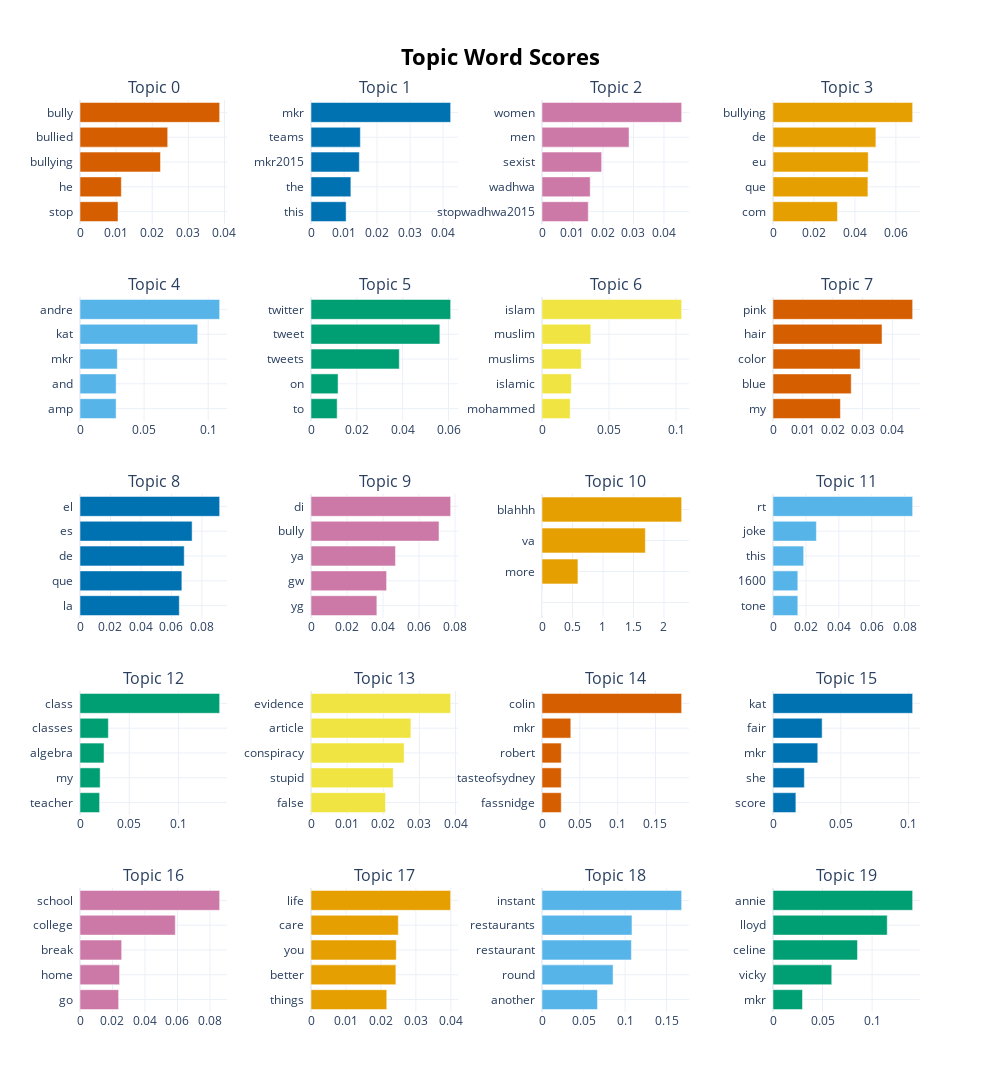

The code cell stored with this chart in its notebook:
### Code cell
topic_models[0].visualize_barchart(top_n_topics=20)

### Figure 1 — Plotly figure (JSON) as saved in the notebook; plotly's stock layout.template omitted (floating-point values rounded to 4 significant figures)
{"data": [{"marker": {"color": "#D55E00"}, "orientation": "h", "type": "bar", "x": [0.01052, 0.01144, 0.02229, 0.02428, 0.03866], "xaxis": "x", "y": ["stop  ", "he  ", "bullying  ", "bullied  ", "bully  "], "yaxis": "y"}, {"marker": {"color": "#0072B2"}, "orientation": "h", "type": "bar", "x": [0.01064, 0.01208, 0.01463, 0.01495, 0.04228], "xaxis": "x2", "y": ["this  ", "the  ", "mkr2015  ", "teams  ", "mkr  "], "yaxis": "y2"}, {"marker": {"color": "#CC79A7"}, "orientation": "h", "type": "bar", "x": [0.01518, 0.01581, 0.01956, 0.02855, 0.0458], "xaxis": "x3", "y": ["stopwadhwa2015  ", "wadhwa  ", "sexist  ", "men  ", "women  "], "yaxis": "y3"}, {"marker": {"color": "#E69F00"}, "orientation": "h", "type": "bar", "x": [0.03147, 0.04634, 0.0465, 0.05024, 0.06818], "xaxis": "x4", "y": ["com  ", "que  ", "eu  ", "de  ", "bullying  "], "yaxis": "y4"}, {"marker": {"color": "#56B4E9"}, "orientation": "h", "type": "bar", "x": [0.02818, 0.02819, 0.02911, 0.09183, 0.1089], "xaxis": "x5", "y": ["amp  ", "and  ", "mkr  ", "kat  ", "andre  "], "yaxis": "y5"}, {"marker": {"color": "#009E73"}, "orientation": "h", "type": "bar", "x": [0.01142, 0.01181, 0.03852, 0.05622, 0.06093], "xaxis": "x6", "y": ["to  ", "on  ", "tweets  ", "tweet  ", "twitter  "], "yaxis": "y6"}, {"marker": {"color": "#F0E442"}, "orientation": "h", "type": "bar", "x": [0.02104, 0.02194, 0.02933, 0.03642, 0.1042], "xaxis": "x7", "y": ["mohammed  ", "islamic  ", "muslims  ", "muslim  ", "islam  "], "yaxis": "y7"}, {"marker": {"color": "#D55E00"}, "orientation": "h", "type": "bar", "x": [0.0226, 0.02622, 0.02923, 0.03654, 0.04681], "xaxis": "x8", "y": ["my  ", "blue  ", "color  ", "hair  ", "pink  "], "yaxis": "y8"}, {"marker": {"color": "#0072B2"}, "orientation": "h", "type": "bar", "x": [0.06517, 0.06686, 0.0684, 0.07359, 0.09166], "xaxis": "x9", "y": ["la  ", "que  ", "de  ", "es  ", "el  "], "yaxis": "y9"}, {"marker": {"color": "#CC79A7"}, "orientation": "h", "type": "bar", "x": [0.03657, 0.04198, 0.04691, 0.07109, 0.07755], "xaxis": "x10", "y": ["yg  ", "gw  ", "ya  ", "bully  ", "di  "], "yaxis": "y10"}, {"marker": {"color": "#E69F00"}, "orientation": "h", "type": "bar", "x": [1e-05, 1e-05, 0.5893, 1.694, 2.29], "xaxis": "x11", "y": ["  ", "  ", "more  ", "va  ", "blahhh  "], "yaxis": "y11"}, {"marker": {"color": "#56B4E9"}, "orientation": "h", "type": "bar", "x": [0.01507, 0.01507, 0.01862, 0.02635, 0.0848], "xaxis": "x12", "y": ["tone  ", "1600  ", "this  ", "joke  ", "rt  "], "yaxis": "y12"}, {"marker": {"color": "#009E73"}, "orientation": "h", "type": "bar", "x": [0.0199, 0.02045, 0.02436, 0.02875, 0.1416], "xaxis": "x13", "y": ["teacher  ", "my  ", "algebra  ", "classes  ", "class  "], "yaxis": "y13"}, {"marker": {"color": "#F0E442"}, "orientation": "h", "type": "bar", "x": [0.02061, 0.02276, 0.02577, 0.02764, 0.03864], "xaxis": "x14", "y": ["false  ", "stupid  ", "conspiracy  ", "article  ", "evidence  "], "yaxis": "y14"}, {"marker": {"color": "#D55E00"}, "orientation": "h", "type": "bar", "x": [0.02546, 0.02546, 0.0255, 0.03808, 0.1846], "xaxis": "x15", "y": ["fassnidge  ", "tasteofsydney  ", "robert  ", "mkr  ", "colin  "], "yaxis": "y15"}, {"marker": {"color": "#0072B2"}, "orientation": "h", "type": "bar", "x": [0.01687, 0.02312, 0.03301, 0.03623, 0.103], "xaxis": "x16", "y": ["score  ", "she  ", "mkr  ", "fair  ", "kat  "], "yaxis": "y16"}, {"marker": {"color": "#CC79A7"}, "orientation": "h", "type": "bar", "x": [0.02379, 0.02437, 0.02564, 0.05867, 0.08597], "xaxis": "x17", "y": ["go  ", "home  ", "break  ", "college  ", "school  "], "yaxis": "y17"}, {"marker": {"color": "#E69F00"}, "orientation": "h", "type": "bar", "x": [0.02168, 0.02429, 0.0244, 0.02498, 0.03995], "xaxis": "x18", "y": ["things  ", "better  ", "you  ", "care  ", "life  "], "yaxis": "y18"}, {"marker": {"color": "#56B4E9"}, "orientation": "h", "type": "bar", "x": [0.06673, 0.08553, 0.1076, 0.1083, 0.168], "xaxis": "x19", "y": ["another  ", "round  ", "restaurant  ", "restaurants  ", "instant  "], "yaxis": "y19"}, {"marker": {"color": "#009E73"}, "orientation": "h", "type": "bar", "x": [0.02976, 0.05928, 0.08524, 0.1153, 0.1409], "xaxis": "x20", "y": ["mkr  ", "vicky  ", "celine  ", "lloyd  ", "annie  "], "yaxis": "y20"}], "layout": {"annotations": [{"font": {"size": 16}, "showarrow": false, "text": "Topic 0", "x": 0.0875, "xanchor": "center", "xref": "paper", "y": 1.0, "yanchor": "bottom", "yref": "paper"}, {"font": {"size": 16}, "showarrow": false, "text": "Topic 1", "x": 0.3625, "xanchor": "center", "xref": "paper", "y": 1.0, "yanchor": "bottom", "yref": "paper"}, {"font": {"size": 16}, "showarrow": false, "text": "Topic 2", "x": 0.6375, "xanchor": "center", "xref": "paper", "y": 1.0, "yanchor": "bottom", "yref": "paper"}, {"font": {"size": 16}, "showarrow": false, "text": "Topic 3", "x": 0.9125, "xanchor": "center", "xref": "paper", "y": 1.0, "yanchor": "bottom", "yref": "paper"}, {"font": {"size": 16}, "showarrow": false, "text": "Topic 4", "x": 0.0875, "xanchor": "center", "xref": "paper", "y": 0.784, "yanchor": "bottom", "yref": "paper"}, {"font": {"size": 16}, "showarrow": false, "text": "Topic 5", "x": 0.3625, "xanchor": "center", "xref": "paper", "y": 0.784, "yanchor": "bottom", "yref": "paper"}, {"font": {"size": 16}, "showarrow": false, "text": "Topic 6", "x": 0.6375, "xanchor": "center", "xref": "paper", "y": 0.784, "yanchor": "bottom", "yref": "paper"}, {"font": {"size": 16}, "showarrow": false, "text": "Topic 7", "x": 0.9125, "xanchor": "center", "xref": "paper", "y": 0.784, "yanchor": "bottom", "yref": "paper"}, {"font": {"size": 16}, "showarrow": false, "text": "Topic 8", "x": 0.0875, "xanchor": "center", "xref": "paper", "y": 0.568, "yanchor": "bottom", "yref": "paper"}, {"font": {"size": 16}, "showarrow": false, "text": "Topic 9", "x": 0.3625, "xanchor": "center", "xref": "paper", "y": 0.568, "yanchor": "bottom", "yref": "paper"}, {"font": {"size": 16}, "showarrow": false, "text": "Topic 10", "x": 0.6375, "xanchor": "center", "xref": "paper", "y": 0.568, "yanchor": "bottom", "yref": "paper"}, {"font": {"size": 16}, "showarrow": false, "text": "Topic 11", "x": 0.9125, "xanchor": "center", "xref": "paper", "y": 0.568, "yanchor": "bottom", "yref": "paper"}, {"font": {"size": 16}, "showarrow": false, "text": "Topic 12", "x": 0.0875, "xanchor": "center", "xref": "paper", "y": 0.352, "yanchor": "bottom", "yref": "paper"}, {"font": {"size": 16}, "showarrow": false, "text": "Topic 13", "x": 0.3625, "xanchor": "center", "xref": "paper", "y": 0.352, "yanchor": "bottom", "yref": "paper"}, {"font": {"size": 16}, "showarrow": false, "text": "Topic 14", "x": 0.6375, "xanchor": "center", "xref": "paper", "y": 0.352, "yanchor": "bottom", "yref": "paper"}, {"font": {"size": 16}, "showarrow": false, "text": "Topic 15", "x": 0.9125, "xanchor": "center", "xref": "paper", "y": 0.352, "yanchor": "bottom", "yref": "paper"}, {"font": {"size": 16}, "showarrow": false, "text": "Topic 16", "x": 0.0875, "xanchor": "center", "xref": "paper", "y": 0.136, "yanchor": "bottom", "yref": "paper"}, {"font": {"size": 16}, "showarrow": false, "text": "Topic 17", "x": 0.3625, "xanchor": "center", "xref": "paper", "y": 0.136, "yanchor": "bottom", "yref": "paper"}, {"font": {"size": 16}, "showarrow": false, "text": "Topic 18", "x": 0.6375, "xanchor": "center", "xref": "paper", "y": 0.136, "yanchor": "bottom", "yref": "paper"}, {"font": {"size": 16}, "showarrow": false, "text": "Topic 19", "x": 0.9125, "xanchor": "center", "xref": "paper", "y": 0.136, "yanchor": "bottom", "yref": "paper"}], "height": 1250, "hoverlabel": {"bgcolor": "white", "font": {"family": "Rockwell", "size": 16}}, "showlegend": false, "title": {"font": {"color": "Black", "size": 22}, "text": "<b>Topic Word Scores", "x": 0.5, "xanchor": "center", "yanchor": "top"}, "width": 1000, "xaxis": {"anchor": "y", "autorange": true, "domain": [0, 0.175], "range": [0, 0.0407], "showgrid": true, "type": "linear"}, "xaxis10": {"anchor": "y10", "autorange": true, "domain": [0.275, 0.45], "range": [0, 0.08163], "showgrid": true, "type": "linear"}, "xaxis11": {"anchor": "y11", "autorange": true, "domain": [0.55, 0.725], "range": [0, 2.411], "showgrid": true, "type": "linear"}, "xaxis12": {"anchor": "y12", "autorange": true, "domain": [0.825, 1], "range": [0, 0.08926], "showgrid": true, "type": "linear"}, "xaxis13": {"anchor": "y13", "autorange": true, "domain": [0, 0.175], "range": [0, 0.1491], "showgrid": true, "type": "linear"}, "xaxis14": {"anchor": "y14", "autorange": true, "domain": [0.275, 0.45], "range": [0, 0.04067], "showgrid": true, "type": "linear"}, "xaxis15": {"anchor": "y15", "autorange": true, "domain": [0.55, 0.725], "range": [0, 0.1943], "showgrid": true, "type": "linear"}, "xaxis16": {"anchor": "y16", "autorange": true, "domain": [0.825, 1], "range": [0, 0.1084], "showgrid": true, "type": "linear"}, "xaxis17": {"anchor": "y17", "autorange": true, "domain": [0, 0.175], "range": [0, 0.0905], "showgrid": true, "type": "linear"}, "xaxis18": {"anchor": "y18", "autorange": true, "domain": [0.275, 0.45], "range": [0, 0.04205], "showgrid": true, "type": "linear"}, "xaxis19": {"anchor": "y19", "autorange": true, "domain": [0.55, 0.725], "range": [0, 0.1769], "showgrid": true, "type": "linear"}, "xaxis2": {"anchor": "y2", "autorange": true, "domain": [0.275, 0.45], "range": [0, 0.04451], "showgrid": true, "type": "linear"}, "xaxis20": {"anchor": "y20", "autorange": true, "domain": [0.825, 1], "range": [0, 0.1483], "showgrid": true, "type": "linear"}, "xaxis3": {"anchor": "y3", "autorange": true, "domain": [0.55, 0.725], "range": [0, 0.04821], "showgrid": true, "type": "linear"}, "xaxis4": {"anchor": "y4", "autorange": true, "domain": [0.825, 1], "range": [0, 0.07177], "showgrid": true, "type": "linear"}, "xaxis5": {"anchor": "y5", "autorange": true, "domain": [0, 0.175], "range": [0, 0.1147], "showgrid": true, "type": "linear"}, "xaxis6": {"anchor": "y6", "autorange": true, "domain": [0.275, 0.45], "range": [0, 0.06414], "showgrid": true, "type": "linear"}, "xaxis7": {"anchor": "y7", "autorange": true, "domain": [0.55, 0.725], "range": [0, 0.1097], "showgrid": true, "type": "linear"}, "xaxis8": {"anchor": "y8", "autorange": true, "domain": [0.825, 1], "range": [0, 0.04927], "showgrid": true, "type": "linear"}, "xaxis9": {"anchor": "y9", "autorange": true, "domain": [0, 0.175], "range": [0, 0.09648], "showgrid": true, "type": "linear"}, "yaxis": {"anchor": "x", "autorange": true, "domain": [0.864, 1.0], "range": [-0.5, 4.5], "showgrid": true, "type": "category"}, "yaxis10": {"anchor": "x10", "autorange": true, "domain": [0.432, 0.568], "range": [-0.5, 4.5], "showgrid": true, "type": "category"}, "yaxis11": {"anchor": "x11", "autorange": true, "domain": [0.432, 0.568], "range": [-0.5, 3.5], "showgrid": true, "type": "category"}, "yaxis12": {"anchor": "x12", "autorange": true, "domain": [0.432, 0.568], "range": [-0.5, 4.5], "showgrid": true, "type": "category"}, "yaxis13": {"anchor": "x13", "autorange": true, "domain": [0.216, 0.352], "range": [-0.5, 4.5], "showgrid": true, "type": "category"}, "yaxis14": {"anchor": "x14", "autorange": true, "domain": [0.216, 0.352], "range": [-0.5, 4.5], "showgrid": true, "type": "category"}, "yaxis15": {"anchor": "x15", "autorange": true, "domain": [0.216, 0.352], "range": [-0.5, 4.5], "showgrid": true, "type": "category"}, "yaxis16": {"anchor": "x16", "autorange": true, "domain": [0.216, 0.352], "range": [-0.5, 4.5], "showgrid": true, "type": "category"}, "yaxis17": {"anchor": "x17", "autorange": true, "domain": [0, 0.136], "range": [-0.5, 4.5], "showgrid": true, "type": "category"}, "yaxis18": {"anchor": "x18", "autorange": true, "domain": [0, 0.136], "range": [-0.5, 4.5], "showgrid": true, "type": "category"}, "yaxis19": {"anchor": "x19", "autorange": true, "domain": [0, 0.136], "range": [-0.5, 4.5], "showgrid": true, "type": "category"}, "yaxis2": {"anchor": "x2", "autorange": true, "domain": [0.864, 1.0], "range": [-0.5, 4.5], "showgrid": true, "type": "category"}, "yaxis20": {"anchor": "x20", "autorange": true, "domain": [0, 0.136], "range": [-0.5, 4.5], "showgrid": true, "type": "category"}, "yaxis3": {"anchor": "x3", "autorange": true, "domain": [0.864, 1.0], "range": [-0.5, 4.5], "showgrid": true, "type": "category"}, "yaxis4": {"anchor": "x4", "autorange": true, "domain": [0.864, 1.0], "range": [-0.5, 4.5], "showgrid": true, "type": "category"}, "yaxis5": {"anchor": "x5", "autorange": true, "domain": [0.648, 0.784], "range": [-0.5, 4.5], "showgrid": true, "type": "category"}, "yaxis6": {"anchor": "x6", "autorange": true, "domain": [0.648, 0.784], "range": [-0.5, 4.5], "showgrid": true, "type": "category"}, "yaxis7": {"anchor": "x7", "autorange": true, "domain": [0.648, 0.784], "range": [-0.5, 4.5], "showgrid": true, "type": "category"}, "yaxis8": {"anchor": "x8", "autorange": true, "domain": [0.648, 0.784], "range": [-0.5, 4.5], "showgrid": true, "type": "category"}, "yaxis9": {"anchor": "x9", "autorange": true, "domain": [0.432, 0.568], "range": [-0.5, 4.5], "showgrid": true, "type": "category"}}}
